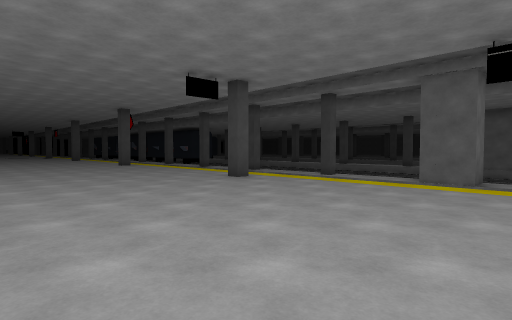
View 1 (above)

24 first-person views from a walk through a 3-D level made in the Unity game engine. The camera is 1.4 m above the floor, tilts 2° down and sees 80° across. The floor is counted in squares, 2 m on a side. Each view is taken from the middle of a square. On the plan, view 1 faces up. The plan holds only what a view shows up to about 10 squares ahead; the rest is blank. The place goes on beyond the plan. The player is left out. Some surface patterns are stand-ins.

View 2
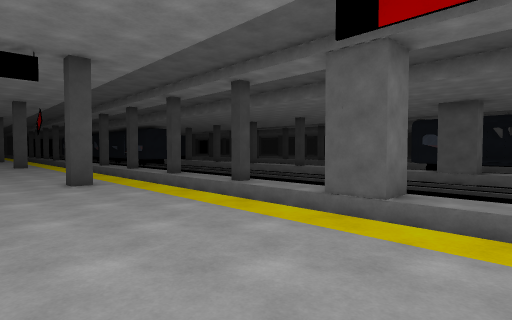

View 3
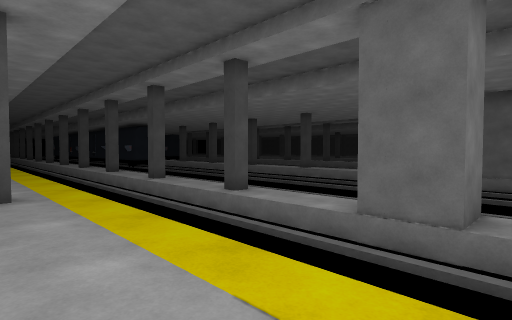

View 4
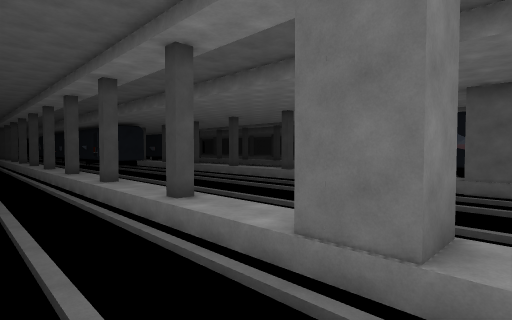

View 5
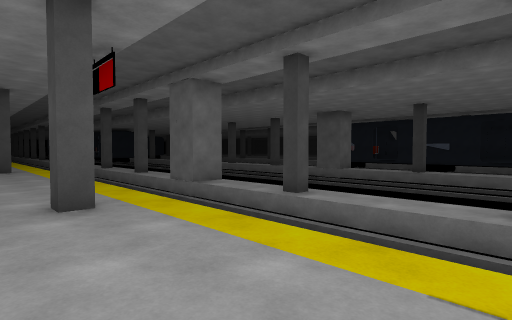

View 6
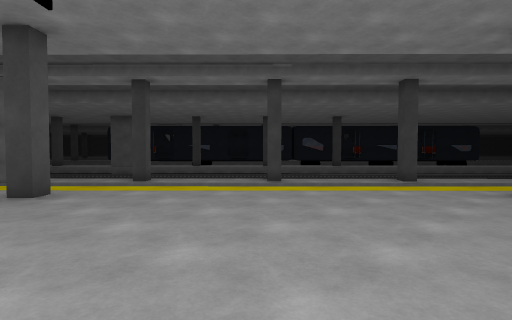

View 7
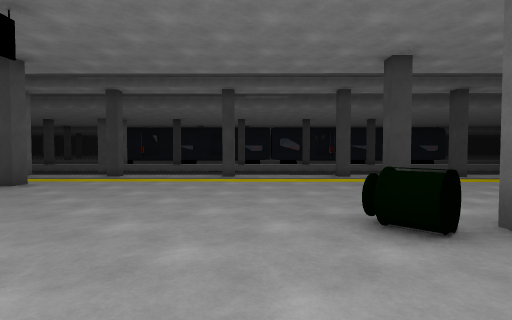

View 8
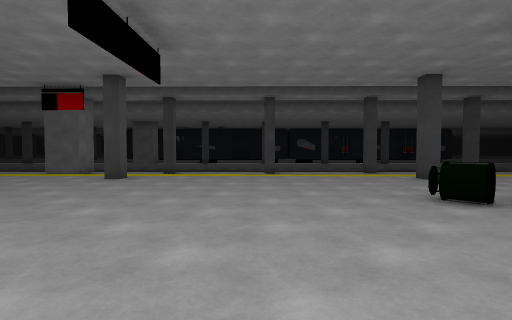

View 9
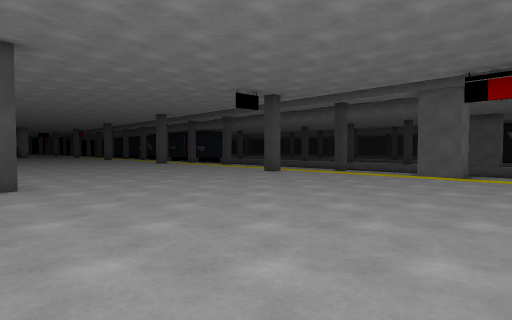

View 10
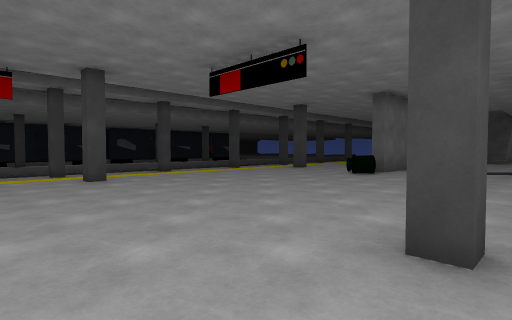

View 11
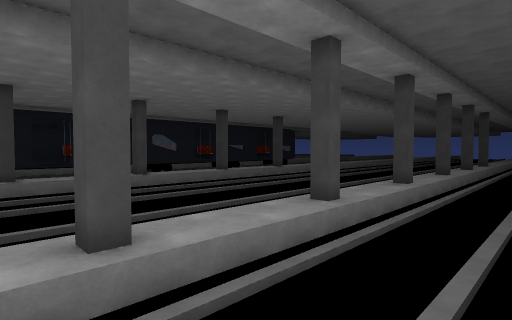

View 12
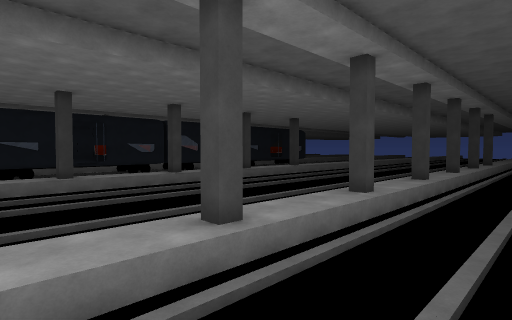

View 13
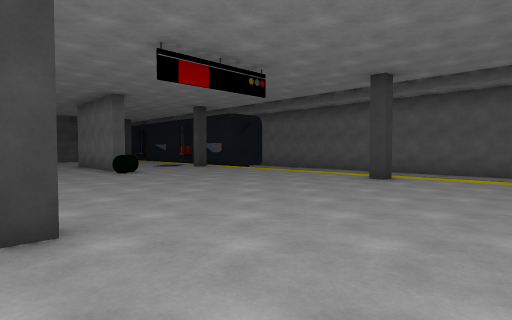

View 14
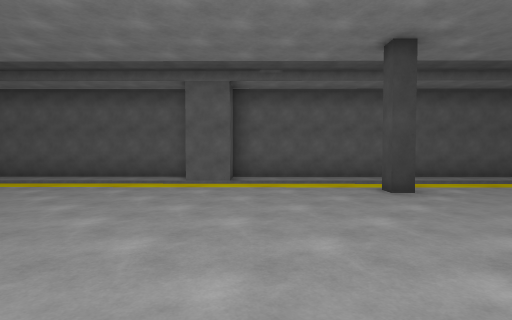

View 15
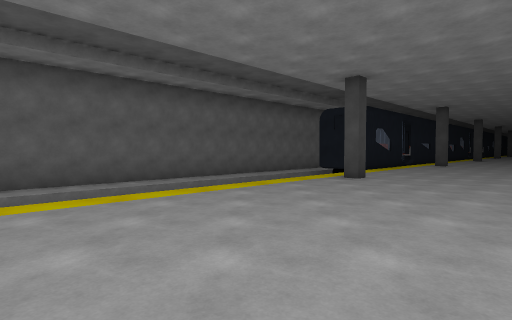

View 16
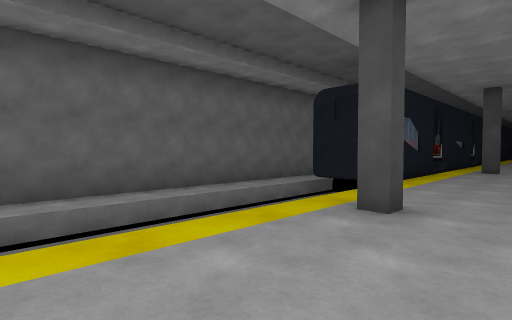

View 17
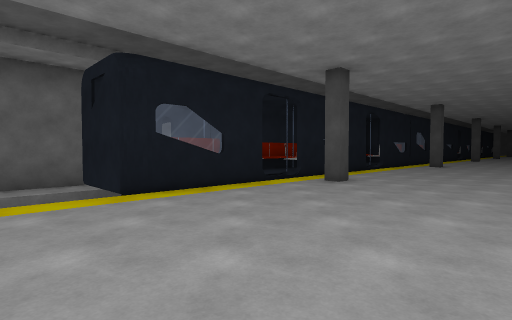

View 18
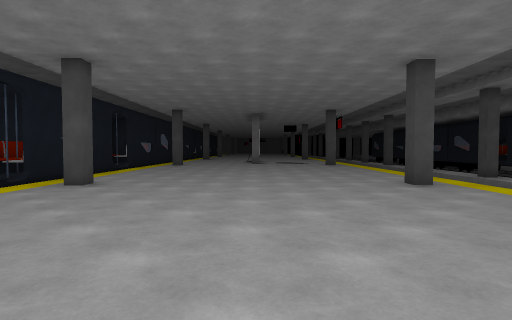

View 19
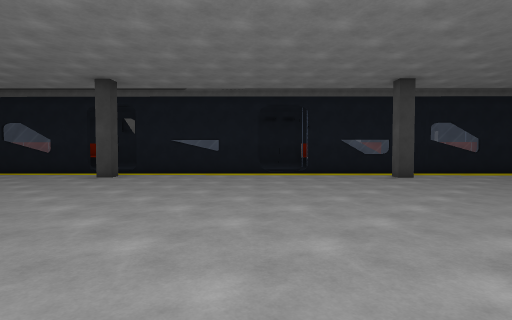

View 20
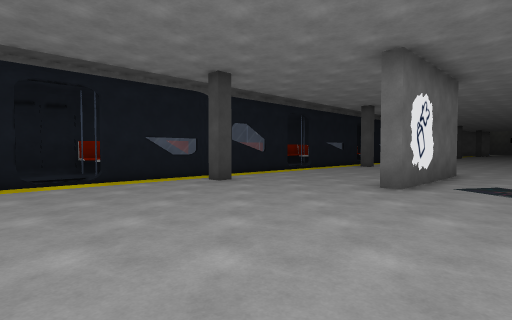

View 21
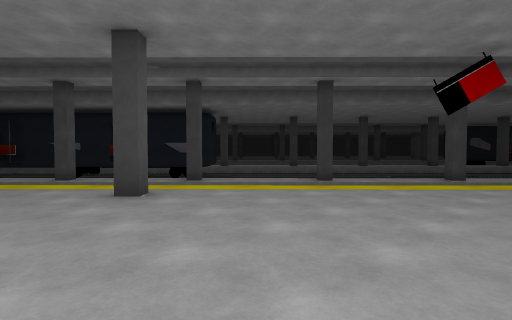

View 22
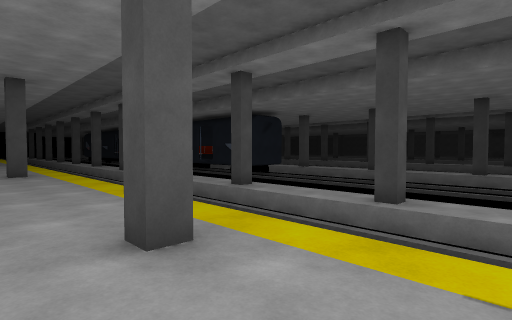

View 23
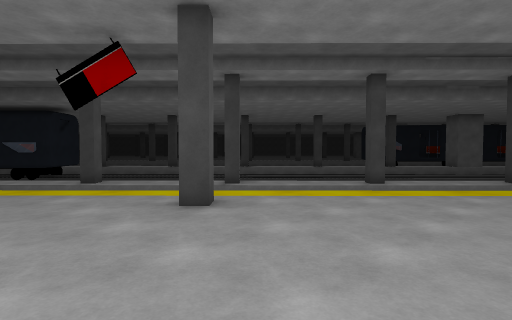

View 24
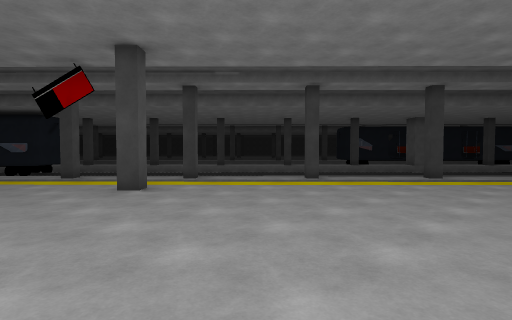

### Floor plan
Key: @ floor where view 1 was taken; # wall or solid block; x gap in a wall; . main floor; - floor 0.5 m lower than the main floor; = window, fence, low wall or low ledge; ^ raised ledge; v drop or lower ground; O other object.
Columns run from 24 left of view 1 to 16 right of it. Each row starts with its distance up from view 1.
 24 .. ##..     v##
 23 ....#...     v--
 22 ............v  --
 21 .............v v--       v
 20 #.............v v--     vvv
 19 ##.#.........#.v v--   vvv
 18  #=#............  v-v   vv
 17    # ............ vv-v
 16   ^###............ vv#vv
 15   #####............vvv-v  v
 14    #  ###...........vvv-v vvv     ##
 13     #^^x..........#.. vv#v vvv   vv#
 12      #^ x#............vvv-v vv  vvv -v
 11          ##............vvv-- v  vvvvv#v
 10           #.............vvv-v  vvvvvvv-v
  9         ##vv.............vvv-- vvvvvvvv-
  8        ##vv v#.........#..vvv#- vvvvvvvv
  7         ##vv v.............vvv-v vvvvvvv
  6          # vv v.............vvv-v vvvvv
  5           # vv v.............vvv#v vvvvv
  4           ## vv v.............vvv-v vvv
  3            ## v  v.#.........#.vvv#v vv
  2             ##    v.............vvv-v v
  1              ##    v.............vvv-v
  0               ##    v...@.........vvv#v
 -1                ## v  v.............vvv-v
 -2                 ###v  v.#........... vv-v
 -3                  ###v  v..........#.. vv#
 -4                    #-v  v......O.....v
 -5                    ##-v  v......#.
 -6                     ##      ..  #

Positions as (right, up) in squares from view 1, and headings:
1: (0, 0), facing up
2: (3, 2), facing up
3: (3, 4), facing up
4: (4, 5), facing up
5: (7, -1), facing up
6: (4, -3), facing up-right
7: (4, -5), facing up-right
8: (2, -5), facing up-right
9: (-1, -2), facing up
10: (-2, -1), facing right
11: (5, 4), facing right
12: (4, 5), facing right
13: (3, 5), facing down
14: (0, 5), facing down-left
15: (-3, 6), facing left
16: (-7, 7), facing left
17: (-9, 12), facing left
18: (-9, 12), facing up-left
19: (-13, 22), facing down-left
20: (-14, 20), facing left
21: (-13, 14), facing up-right
22: (-5, 11), facing up
23: (-8, 10), facing up-right
24: (-8, 8), facing up-right
